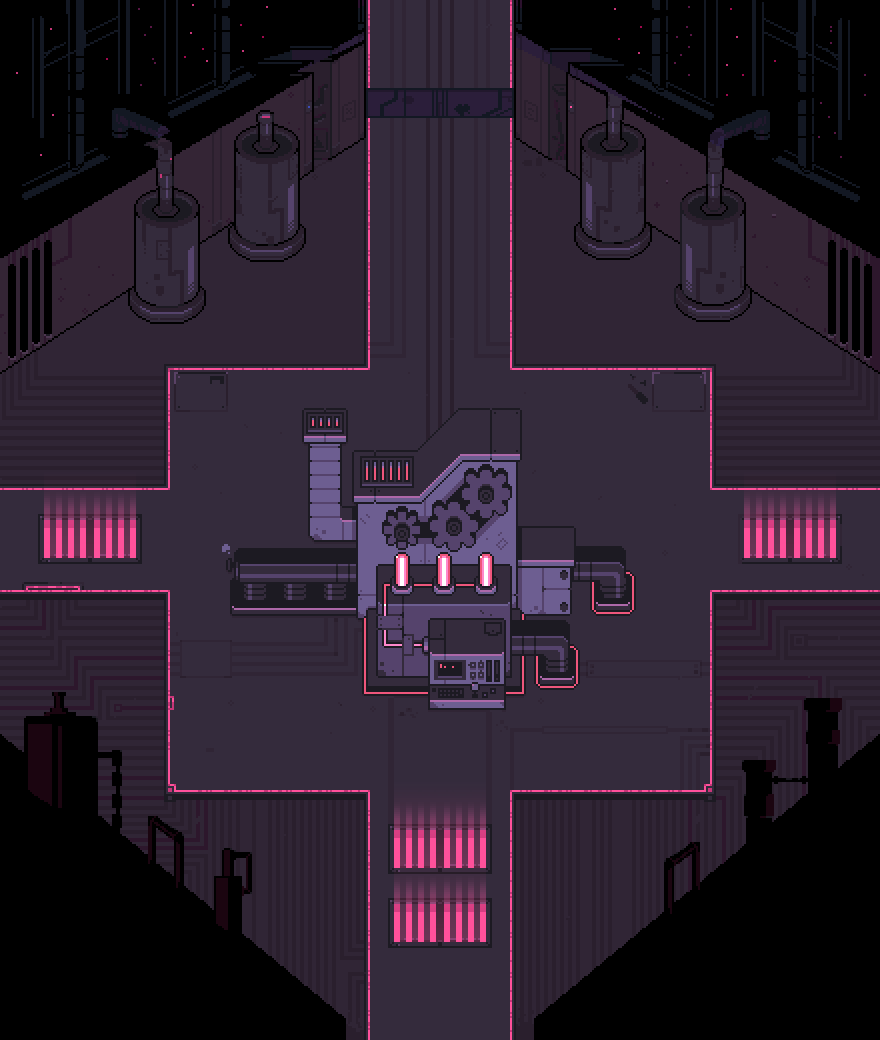

A 2D game scene composited from a Tiled map and its tileset images. What follows is a short description and the map's XML, with each tile layer's data collapsed to a summary:
An orthogonal 22x26 tile map with 40x40 px tiles, 6 tile layers (Tile Layer 3, door, Tile Layer 4, Tile Layer 2, ...), 2 tilesets and 33 objects (4x transition, interactable, up, down, right, ...).

<map version="1.10" tiledversion="1.10.2" orientation="orthogonal" renderorder="right-down" width="22" height="26" tilewidth="40" tileheight="40" infinite="0" nextlayerid="10" nextobjectid="35">
 <editorsettings>
  <export target="data.lua" format="lua" />
 </editorsettings>
 <properties>
  <property name="light" type="bool" value="true" />
  <property name="music" value="undertale_yellow/steamworks_overworld" />
 </properties>
 <tileset firstgid="1" source="../../../tilesets/steamworks_images.tsx" />
 <tileset firstgid="33" source="../../../tilesets/steamworks_objects.tsx" />
 <layer id="6" name="Tile Layer 3" width="22" height="26">
  <data>[572 cells, 1 non-empty, 1 distinct tile ids]</data>
 </layer>
 <layer id="9" name="door" width="22" height="26" offsetx="6" offsety="-2">
  <data>[572 cells, 1 non-empty, 1 distinct tile ids]</data>
 </layer>
 <layer id="7" name="Tile Layer 4" width="22" height="26">
  <data>[572 cells, 1 non-empty, 1 distinct tile ids]</data>
 </layer>
 <layer id="5" name="Tile Layer 2" width="22" height="26" offsetx="0" offsety="-24">
  <data>[572 cells, 1 non-empty, 1 distinct tile ids]</data>
 </layer>
 <layer id="8" name="Tile Layer 5" width="22" height="26" offsetx="20" offsety="30">
  <data>[572 cells, 1 non-empty, 1 distinct tile ids]</data>
 </layer>
 <objectgroup id="2" name="collision">
  <object id="7" x="880" y="600" width="40" height="160" />
  <object id="13" x="880" y="360" width="40" height="120" />
  <object id="8" x="-40" y="600" width="40" height="160" />
  <object id="14" x="-40" y="360" width="40" height="120" />
  <object id="9" x="514" y="0" width="40" height="138" />
  <object id="10" x="326" y="0" width="40" height="138" />
  <object id="15" x="0" y="374">
   <polygon points="0,0 366,-236 0,-234" />
  </object>
  <object id="16" x="880.043" y="373.957">
   <polygon points="0,0 -366.106,-236.019 -0.0434783,-233.957" />
  </object>
  <object id="17" x="880" y="1040">
   <polygon points="0,0 0.0625,-306.063 -346.091,-22 -360,0" />
  </object>
  <object id="18" x="0" y="1040">
   <polygon points="0,0 0,-306.043 345.938,-22 360,0" />
  </object>
  <object id="19" x="128" y="188" width="78" height="136" />
  <object id="20" x="228" y="124" width="78" height="138" />
  <object id="21" x="574" y="122" width="78" height="138" />
  <object id="22" x="674" y="186" width="78" height="136" />
  <object id="27" x="490" y="616" width="90" height="74" />
  <object id="29" x="506" y="680" width="20" height="16" />
  <object id="26" x="516" y="526" width="120" height="90" />
  <object id="28" x="362" y="600" width="66" height="96" />
  <object id="25" x="226" y="546" width="158" height="70" />
  <object id="31" x="356" y="450" width="162" height="170" />
  <object id="32" x="302" y="408" width="54" height="138" />
  <object id="33" x="458" y="408" width="64" height="54" />
  <object id="34" x="458" y="410">
   <polygon points="0,0 -40,40 0,40" />
  </object>
 </objectgroup>
 <objectgroup id="3" name="objects">
  <object id="1" name="transition" x="346" y="1018" width="188" height="22">
   <properties>
    <property name="map" value="steamworks/03" />
    <property name="marker" value="up" />
   </properties>
  </object>
  <object id="2" name="transition" x="366" y="0" width="148" height="40">
   <properties>
    <property name="map" value="steamworks/05" />
    <property name="marker" value="down" />
   </properties>
  </object>
  <object id="3" name="transition" x="880" y="480" width="40" height="120">
   <properties>
    <property name="map" value="steamworks/04_transition_c" />
    <property name="marker" value="left" />
   </properties>
  </object>
  <object id="4" name="transition" x="-40" y="480" width="40" height="120">
   <properties>
    <property name="map" value="steamworks/04_transition_b" />
    <property name="marker" value="right" />
   </properties>
  </object>
  <object id="30" name="interactable" x="428" y="620" width="78" height="90">
   <properties>
    <property name="solid" type="bool" value="true" />
    <property name="text1">* (The generator is working
overtime to provide power.)</property>
   </properties>
  </object>
 </objectgroup>
 <objectgroup id="4" name="markers">
  <object id="5" name="up" x="440" y="80">
   <point />
  </object>
  <object id="6" name="down" x="440" y="978">
   <point />
  </object>
  <object id="11" name="right" x="840" y="540">
   <point />
  </object>
  <object id="12" name="left" x="40" y="540">
   <point />
  </object>
  <object id="24" name="spawn" x="440" y="760">
   <point />
  </object>
 </objectgroup>
 <layer id="1" name="Tile Layer 1" width="22" height="26">
  <data>[572 cells, 1 non-empty, 1 distinct tile ids]</data>
 </layer>
</map>
